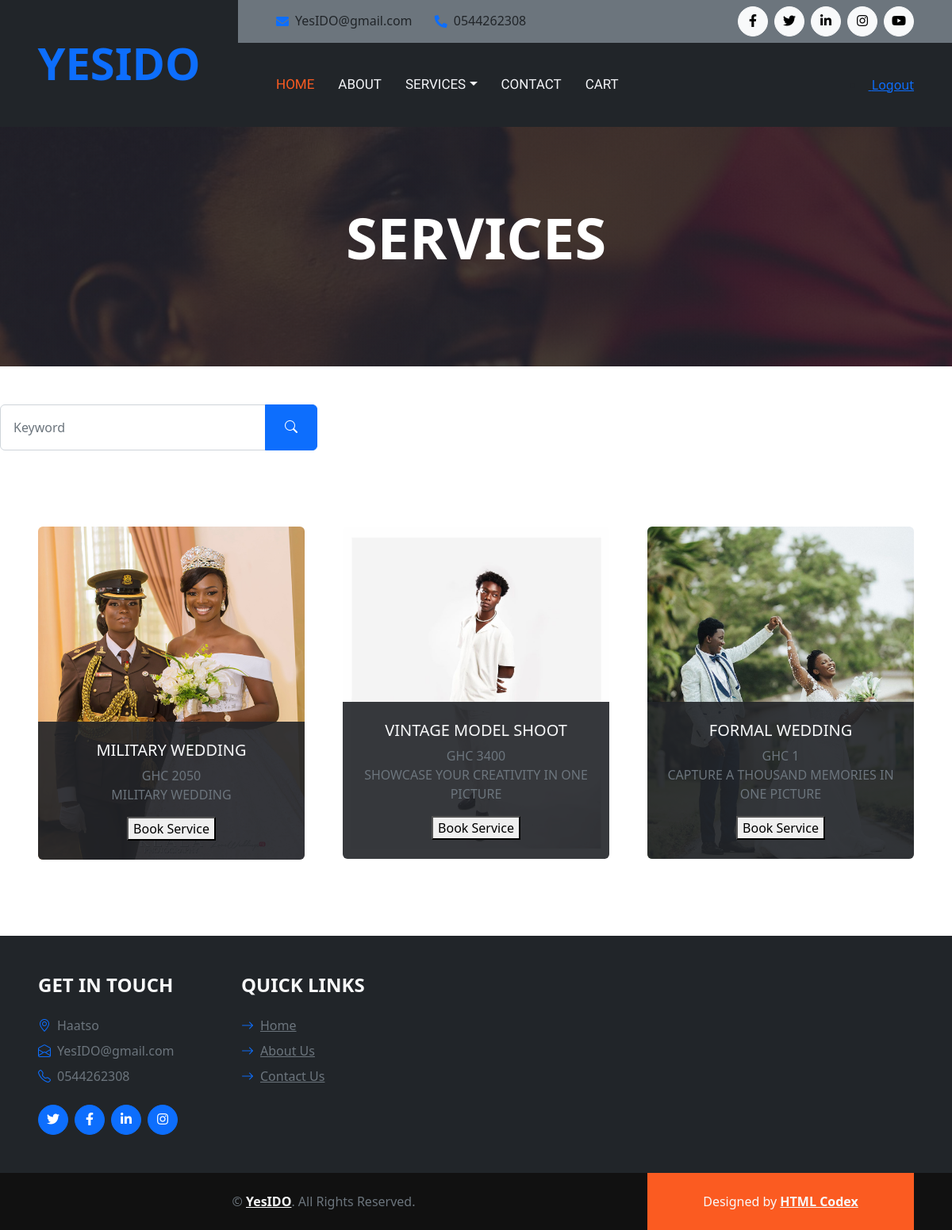
Before: /view/allwedding.php (signed in) with the older database file.
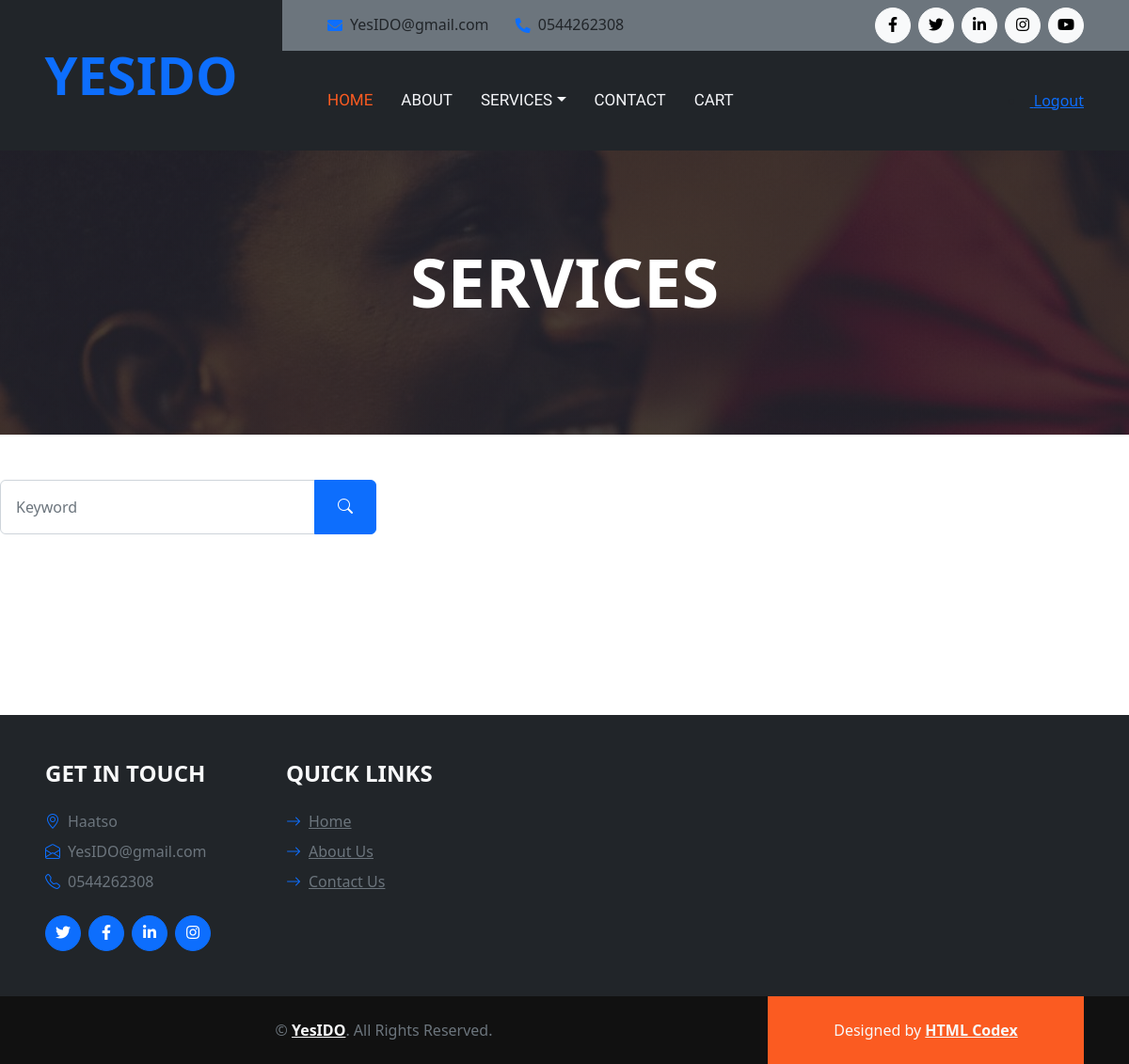
After: the same page with the newer database file.
### tables this page shows
CREATE TABLE `products` (
  `product_id` int(11) NOT NULL,
  `product_cat` int(11) NOT NULL,
  `product_brand` int(11) NOT NULL,
  `product_title` varchar(200) NOT NULL,
  `product_price` double NOT NULL,
  `product_desc` varchar(500) DEFAULT NULL,
  `product_image` varchar(100) DEFAULT NULL,
  `product_keywords` varchar(100) DEFAULT NULL
);

### controllers/product_controller.php (called while the page is built, shortened)
<?php
include("../classes/product_class.php");
function selectall_product_ctr(){
    $selectall_product = new product_class();
     return $selectall_product->selectall_product();
}
?>

### classes/product_class.php (called while the page is built, shortened)
<?php
require("../settings/db_class.php");
class product_class extends db_connection
{
	public function selectall_product(){
		$sql =  "SELECT * FROM `products`";
		return $this -> db_fetch_all($sql);
	}
}
?>

### settings/db_class.php (called while the page is built, shortened)
<?php
class db_connection
{
	public $db = null;
	public $results = null;
	function db_connect(){
		$this->db = mysqli_connect(SERVER,USERNAME,PASSWORD,DATABASE);
		if (mysqli_connect_errno()) {
			return false;
		}else{
			return true;
		}
	}
	function db_query($sqlQuery){
		$this->results = mysqli_query($this->db,$sqlQuery);
		if ($this->results == false) {
			return false;
		}else{
			return true;
		}
	}
	function db_fetch_all($sql){
		if(!$this->db_query($sql)){
			return false;
		}
		return mysqli_fetch_all($this->results, MYSQLI_ASSOC);
	}
}
?>

### view/allwedding.php (the view, shortened to what this page needs)
<?php
include("../controllers/product_controller.php");
?>
<!DOCTYPE html>
<html lang="en">
<head>
    <link href="https://cdnjs.cloudflare.com/ajax/libs/font-awesome/5.15.0/css/all.min.css" rel="stylesheet">
    <link href="https://cdn.jsdelivr.net/npm/bootstrap-icons@1.4.1/font/bootstrap-icons.css" rel="stylesheet">
    <link href="lib/flaticon/font/flaticon.css" rel="stylesheet">
    <link href="lib/owlcarousel/assets/owl.carousel.min.css" rel="stylesheet">
    <link href="css/bootstrap.min.css" rel="stylesheet">
    <link href="css/style.css" rel="stylesheet">
</head>
 <div class="container-fluid bg-dark px-0">
        <div class="row gx-0">
            <div class="col-lg-3 bg-dark d-none d-lg-block">
                <a href="index.php" class="navbar-brand w-100 h-100 m-0 p-0 d-flex align-items-center justify-content-center">
                    <h1 class="m-0 display-4 text-primary text-uppercase">YesIDO</h1>
                </a>
            </div>
            <div class="col-lg-9">
                <div class="row gx-0 bg-secondary d-none d-lg-flex">
                    <div class="col-lg-7 px-5 text-start">
                        <div class="h-100 d-inline-flex align-items-center py-2 me-4">
                            <i class="fa fa-envelope text-primary me-2"></i>
                            <h6 class="mb-0">YesIDO@gmail.com</h6>
                        </div>
                        <div class="h-100 d-inline-flex align-items-center py-2">
                            <i class="fa fa-phone-alt text-primary me-2"></i>
                            <h6 class="mb-0">0544262308</h6>
                        </div>
                    </div>
                    <div class="col-lg-5 px-5 text-end">
                        <div class="d-inline-flex align-items-center py-2">
                            <a class="btn btn-light btn-square rounded-circle me-2" href="">
                                <i class="fab fa-facebook-f"></i>
                            </a>
                            <a class="btn btn-light btn-square rounded-circle me-2" href="">
                                <i class="fab fa-twitter"></i>
                            </a>
                            <a class="btn btn-light btn-square rounded-circle me-2" href="">
                                <i class="fab fa-linkedin-in"></i>
                            </a>
                            <a class="btn btn-light btn-square rounded-circle me-2" href="">
                                <i class="fab fa-instagram"></i>
                            </a>
                            <a class="btn btn-light btn-square rounded-circle" href="">
                                <i class="fab fa-youtube"></i>
                            </a>
                        </div>
                    </div>
                </div>
                <nav class="navbar navbar-expand-lg bg-dark navbar-dark p-3 p-lg-0 px-lg-5">
                    <div class="collapse navbar-collapse justify-content-between" id="navbarCollapse">
                        <div class="navbar-nav mr-auto py-0">
                            <a href="index.php" class="nav-item nav-link active">Home</a>
                            <a href="about.php" class="nav-item nav-link">About</a>
                            <div class="nav-item dropdown">
                                <a href="#" class="nav-link dropdown-toggle" data-bs-toggle="dropdown">Services</a>
                            </div>
                            <a href="contact.php" class="nav-item nav-link">Contact</a>
                            <a href="cart.php" class="nav-item nav-link">Cart</a>
                        </div>
                        <?php echo "<li> <a href='../actions/logout.php' onclick='onsignout()' ><i class='fa fa-sign-out'></i> Logout</a> </li>";?>
                    </div>
                </nav>
            </div>
        </div>
    </div>
    <div class="container-fluid bg-primary p-5 bg-hero mb-5">
        <div class="row py-5">
            <div class="col-12 text-center">
                <h1 class="display-2 text-uppercase text-white mb-md-4">Services</h1>
            </div>
        </div>
    </div>
            <div class="col-lg-4">
                <div style="text-align:center;">
                <div class="mb-5 text-center">
                    <div class="input-group">
                        <input type="text" class="form-control p-3" placeholder="Keyword">
                        <button class="btn btn-primary px-4"><i class="bi bi-search"></i></button>
                    </div>
                </div>
                </div>
            </div>
    <div class="container-fluid p-5">
        <div class="row g-5">
        <?php
        $product= selectall_product_ctr();
            foreach($product as $item){
        ?>
            <div class="col-lg-4 col-md-6">
                <form method="POST" action="../actions/add_to_cart.php">
                <div class="team-item position-relative">
                    <div class="position-relative overflow-hidden rounded">
                        <a href="single_product.php?product_id=<?php echo ($item['product_id'])?>">
                        <img class="img-fluid w-100" src="../images/images/products/<?php echo($item['product_image']) ?>" alt="lmg">
                        </a>
                    </div>
                    <div class="position-absolute start-0 bottom-0 w-100 rounded-bottom text-center p-4" style="background: rgba(34, 36, 41, .9);">
                        <h5 class="text-uppercase text-light"><?php echo($item['product_title'])?></h5>
                        <p class="text-uppercase text-secondary m-0">GHC <?php echo($item['product_price'])?></p>
                        <p class="text-uppercase text-secondary m-0"><?php echo($item['product_desc'])?></p>
                        <button type="submit" name="addToCart">Book Service</button>
                    </div>
                </div>
                </form>
            </div>
            <?php
            }
        ?>
        </div>
    </div>
        <div class="container-fluid bg-dark text-secondary px-5 mt-5">
        <div class="row gx-5">
            <div class="col-lg-8 col-md-6">
                <div class="row gx-5">
                    <div class="col-lg-4 col-md-12 pt-5 mb-5">
                        <h4 class="text-uppercase text-light mb-4">Get In Touch</h4>
                        <div class="d-flex mb-2">
                            <i class="bi bi-geo-alt text-primary me-2"></i>
                            <p class="mb-0">Haatso</p>
                        </div>
                        <div class="d-flex mb-2">
                            <i class="bi bi-envelope-open text-primary me-2"></i>
                            <p class="mb-0">YesIDO@gmail.com</p>
                        </div>
                        <div class="d-flex mb-2">
                            <i class="bi bi-telephone text-primary me-2"></i>
                            <p class="mb-0">0544262308</p>
                        </div>
                        <div class="d-flex mt-4">
                            <a class="btn btn-primary btn-square rounded-circle me-2" href="#"><i class="fab fa-twitter"></i></a>
                            <a class="btn btn-primary btn-square rounded-circle me-2" href="#"><i class="fab fa-facebook-f"></i></a>
                            <a class="btn btn-primary btn-square rounded-circle me-2" href="#"><i class="fab fa-linkedin-in"></i></a>
                            <a class="btn btn-primary btn-square rounded-circle" href="#"><i class="fab fa-instagram"></i></a>
                        </div>
                    </div>
                    <div class="col-lg-4 col-md-12 pt-0 pt-lg-5 mb-5">
                        <h4 class="text-uppercase text-light mb-4">Quick Links</h4>
                        <div class="d-flex flex-column justify-content-start">
                            <a class="text-secondary mb-2" href="#"><i class="bi bi-arrow-right text-primary me-2"></i>Home</a>
                            <a class="text-secondary mb-2" href="#"><i class="bi bi-arrow-right text-primary me-2"></i>About Us</a>
                            <a class="text-secondary" href="#"><i class="bi bi-arrow-right text-primary me-2"></i>Contact Us</a>
                        </div>
                    </div>
                </div>
            </div>
        </div>
    </div>
    <div class="container-fluid py-4 py-lg-0 px-5" style="background: #111111;">
        <div class="row gx-5">
            <div class="col-lg-8">
                <div class="py-lg-4 text-center">
                    <p class="text-secondary mb-0">&copy; <a class="text-light fw-bold" href="#">YesIDO</a>. All Rights Reserved.</p>
                </div>
            </div>
            <div class="col-lg-4">
                <div class="py-lg-4 text-center credit">
                    <p class="text-light mb-0">Designed by <a class="text-light fw-bold" href="https://htmlcodex.com">HTML Codex</a></p>
                </div>
            </div>
        </div>
    </div>
</body>
</html>

### view/css/style.css (style rules this page uses)
:root { --primary: #FB5B21; --secondary: #BDBDBF; --light: #F4F5F8; --dark: #222429; }
h1, h2, .font-weight-bold { font-weight: 700 !important; }
h3, h4, .font-weight-semi-bold { font-weight: 600 !important; }
h5, h6, .font-weight-medium { font-weight: 500 !important; }
.btn { font-family: 'Oswald', sans-serif; text-transform: uppercase; transition: .5s; }
.btn-primary { color: #FFFFFF; }
.btn-square { width: 38px; height: 38px; }
.btn-square, .btn-sm-square, .btn-lg-square { padding-left: 0; padding-right: 0; text-align: center; }
.navbar-dark .navbar-nav .nav-link { font-family: 'Oswald', sans-serif; margin-right: 30px; padding: 40px 0; color: var(--light); font-size: 17px; text-transform: uppercase; outline: none; }
.navbar-dark .navbar-nav .nav-link:hover, .navbar-dark .navbar-nav .nav-link.active { color: var(--primary); }
.bg-hero { background: linear-gradient(rgba(34, 36, 41, .8), rgba(34, 36, 41, .8)), url(../img/wed2.jpg) top center no-repeat; background-size: cover; }
@media (min-width: 991.98px) { .credit { background: var(--primary); } }
.team-item img { transition: .5s; }

Changed rows visible on the page:
removed products: product_image (picture), product_title "MILITARY WEDDING", product_price "2050", product_desc "MILITARY WEDDING"
removed products: product_image (picture), product_title "VINTAGE MODEL SHOOT", product_price "3400", product_desc "SHOWCASE YOUR CREATIVITY IN ONE PICTURE"
removed products: product_image (picture), product_title "FORMAL WEDDING", product_price "1", product_desc "CAPTURE A THOUSAND MEMORIES IN ONE PICTURE"
